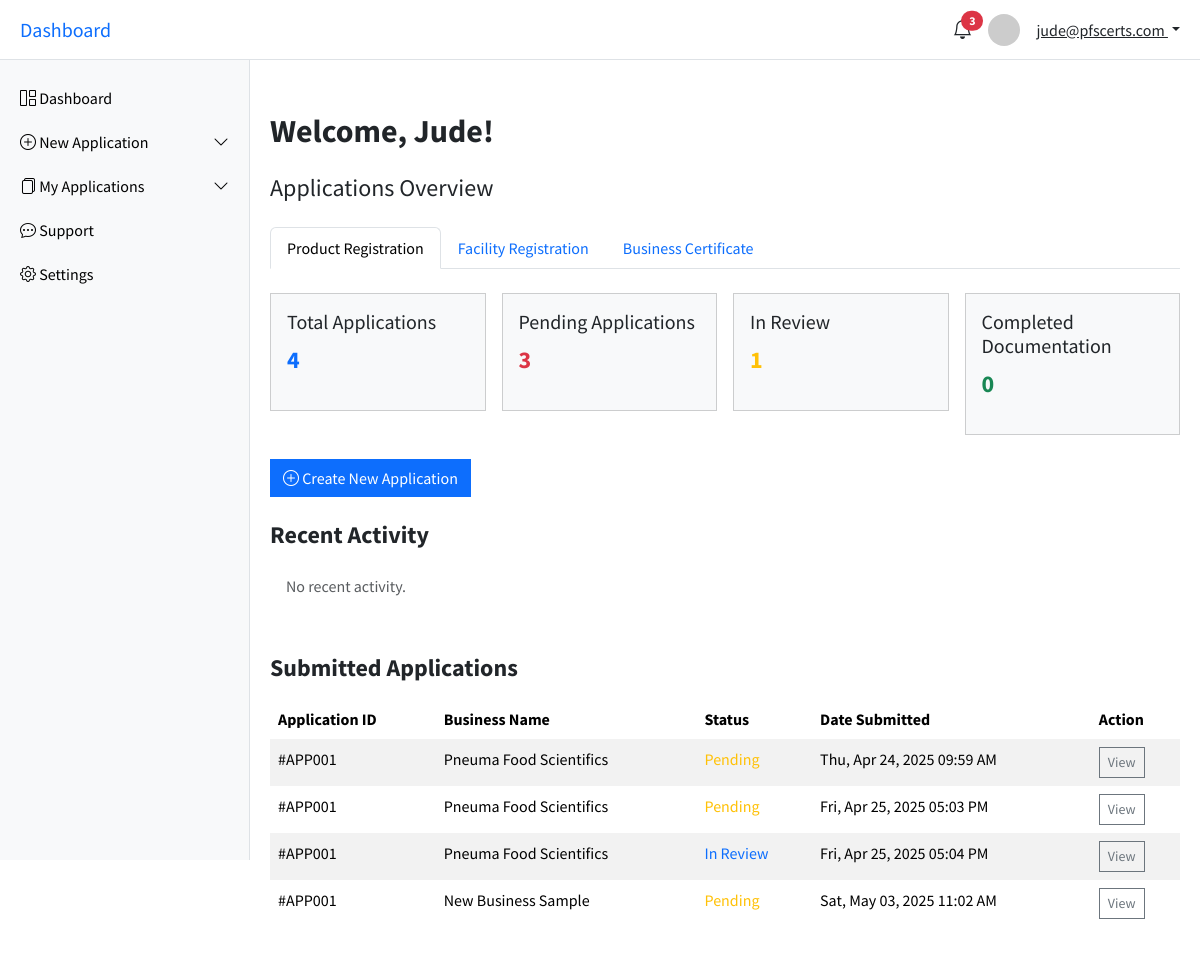
Page /account/dashboard/ (signed in) on the committed database.
### account/models.py (models this page shows, shortened)
class CustomUser(AbstractUser):
    email = models.EmailField(unique=True)
    username = models.CharField(max_length=100)
    first_name = models.CharField(max_length=50)
    USERNAME_FIELD = 'email'
    REQUIRED_FIELDS = ['username']

class FDAApplication(models.Model):
    STATUS_CHOICES = [
        ('pending', 'Pending'),
        ('in_review', 'In Review'),
        ('completed_documentation', 'Completed Documentation'),
    ]
    user = models.ForeignKey(CustomUser, on_delete=models.CASCADE, related_name='fda_applications')
    business_certificate = models.FileField(upload_to='fda/business_certificates/')
    business_name = models.CharField(max_length=255)
    location = models.CharField(max_length=255)
    products = models.TextField()
    logo = models.ImageField(upload_to='fda/logos/', null=True, blank=True)
    lab_results = models.FileField(upload_to='fda/lab_results/', null=True, blank=True)
    product_labels = models.FileField(upload_to='fda/product_labels/', null=True, blank=True)
    food_handler_cert = models.FileField(upload_to='fda/food_handler_certs/', null=True, blank=True)
    process_description = models.TextField(null=True, blank=True)
    voice_note = models.FileField(upload_to='fda/voice_notes/', null=True, blank=True)
    facility_video = models.FileField(upload_to='fda/facility_videos/', null=True, blank=True)
    items_equipment = models.TextField()
    staff_roles = models.TextField()
    application_status = models.CharField(max_length=50, choices=STATUS_CHOICES, default='pending')
    submitted_at = models.DateTimeField(auto_now_add=True)
    updated_at = models.DateTimeField(auto_now=True)

### account/views.py (the view)
# urls.py: path('dashboard/', user_dashboard, name='user-dashboard'),
@login_required
def user_dashboard(request):
    all_fda_applications = FDAApplication.objects.filter(user=request.user)
    product_total_count = all_fda_applications.count()
    product_pending_count = FDAApplication.objects.filter(user=request.user, application_status='pending').count()
    product_in_review_count = FDAApplication.objects.filter(user=request.user, application_status='in_review').count()
    product_completed_count = FDAApplication.objects.filter(user=request.user, application_status='completed_documentation').count()
    all_business_cert_applications = BusinessCertificateApplication.objects.filter(user=request.user)
    business_cert_total_count = all_business_cert_applications.count()
    business_cert_pending_count = BusinessCertificateApplication.objects.filter(user=request.user, application_status='pending').count()
    business_cert_in_review_count = BusinessCertificateApplication.objects.filter(user=request.user, application_status='in_review').count()
    business_cert_completed_count = BusinessCertificateApplication.objects.filter(user=request.user, application_status='completed_documentation').count()
    recent_activities = UserActivity.objects.filter(user=request.user).order_by('-timestamp')[:5]
    context = {
        'all_fda_applications': all_fda_applications,
        'product_total_count': product_total_count,
        'product_pending_count': product_pending_count,
        'product_in_review_count': product_in_review_count,
        'product_completed_count': product_completed_count,
        'business_cert_total_count': business_cert_total_count,
        'business_cert_pending_count': business_cert_pending_count,
        'business_cert_in_review_count': business_cert_in_review_count,
        'business_cert_completed_count': business_cert_completed_count,
        'all_business_cert_applications': all_business_cert_applications,
        'recent_activites': recent_activities,
    }
    return render(request, 'account/user-dashboard.html', context)

### account/templates/account/user-dashboard.html (shortened to what this page needs)
{% extends "account/base.html" %}
{% block content %}
<main class="main-content" id="mainContent">
  <div class="pt-4">
    <h2 class="fw-bold mb-4 mt-2">Welcome, {{ request.user.first_name }}!</h2>
    <h4 class="mb-4">Applications Overview</h4>
        <ul class="nav nav-tabs" id="applicationTabs" role="tablist">
          <li class="nav-item" role="presentation">
            <button class="nav-link active" id="product-tab" data-bs-toggle="tab" data-bs-target="#product" type="button" role="tab">Product Registration</button>
          </li>
          <li class="nav-item" role="presentation">
            <button class="nav-link" id="facility-tab" data-bs-toggle="tab" data-bs-target="#facility" type="button" role="tab">Facility Registration</button>
          </li>
          <li class="nav-item" role="presentation">
            <button class="nav-link" id="business-tab" data-bs-toggle="tab" data-bs-target="#business" type="button" role="tab">Business Certificate</button>
          </li>
        </ul>
        <div class="tab-content mt-4" id="applicationTabsContent">
          <div class="tab-pane fade show active" id="product" role="tabpanel">
            <div class="row g-3 mb-4">
              <div class="col-md-3">
                <a href="application-detail.html?id=3" class="text-decoration-none text-dark">
                  <div class="card p-3 bg-light clickable-card">
                    <h5>Total Applications</h5>
                    <p class="fs-4 fw-bold text-primary">{{ product_total_count|default:"0" }}</p>
                  </div>
                </a>
              </div>
              <div class="col-md-3">
                <a href="#" class="text-decoration-none text-dark">
                  <div class="card p-3 bg-light clickable-card">
                    <h5>Pending Applications</h5>
                    <p class="fs-4 fw-bold text-danger">{{ product_pending_count|default:"0" }}</p>
                  </div>
                </a>
              </div>
              <div class="col-md-3">
                <a href="application-detail.html?id=2" class="text-decoration-none text-dark">
                  <div class="card p-3 bg-light clickable-card">
                    <h5>In Review</h5>
                    <p class="fs-4 fw-bold text-warning">{{ product_in_review_count|default:"0" }}</p>
                  </div>
                </a>
              </div>
              <div class="col-md-3">
                <a href="application-detail.html?id=3" class="text-decoration-none text-dark">
                  <div class="card p-3 bg-light clickable-card">
                    <h5>Completed Documentation</h5>
                    <p class="fs-4 fw-bold text-success">{{ product_completed_count|default:"0" }}</p>
                  </div>
                </a>
              </div>
            </div>
          </div>
        <div>
    <div class="mb-4">
      <button type="button" class="btn btn-primary" data-bs-toggle="modal" data-bs-target="#createApplicationModal">
        <i class="bi bi-plus-circle"></i> Create New Application
      </button>
    </div>
    <div class="mb-5">
      <h4 class="fw-bold mb-3">Recent Activity</h4>
      <ul class="list-group list-group-flush">
        {% for activity in recent_activities %}
          <li class="list-group-item d-flex justify-content-between align-items-start">
            <div>
              <i class="bi
                {% if activity.activity_type == 'submit_product' %}bi-check-circle-fill text-success
                {% elif activity.activity_type == 'login' %}bi-person-fill text-primary
                {% elif activity.activity_type == 'logout' %}bi-box-arrow-right text-warning
                {% elif activity.activity_type == 'profile_update' %}bi-pencil-fill text-info
                {% elif activity.activity_type == 'message_sent' %}bi-chat-dots-fill text-secondary
                {% elif activity.activity_type == 'message_received' %}bi-chat-right-dots-fill text-secondary
                {% elif activity.activity_type == 'submit_facility' %}bi-building-fill text-success
                {% elif activity.activity_type == 'submit_business' %}bi-briefcase-fill text-success
                {% elif activity.activity_type == 'status_changed' %}bi-arrow-repeat text-muted
                {% else %}bi-info-circle
                {% endif %}
              "></i>
              {{ activity.description }}
              <br><small class="text-muted">{{ activity.timestamp|date:"M d, Y H:i" }}</small>
            </div>
          </li>
        {% empty %}
          <li class="list-group-item text-muted">No recent activity.</li>
        {% endfor %}
      </ul>
    </div>
    <div class="mb-5">
      <h4 class="fw-bold mb-3">Submitted Applications</h4>
      <div class="table-responsive">
        {% if all_fda_applications %}
          <table class="table table-striped table-borderless">
            <thead>
              <tr>
                <th>Application ID</th>
                <th>Business Name</th>
                <th>Status</th>
                <th>Date Submitted</th>
                <th>Action</th>
              </tr>
            </thead>
            <tbody>
              {% for fda_application in all_fda_applications %}
              <tr>
                <td>#APP001</td>
                <td>{{ fda_application.business_name }}</td>
                <td>
                  {% if fda_application.application_status == 'pending' %}
                    <span class="text-warning">Pending</span>
                  {% elif fda_application.application_status == 'in_review' %}
                    <span class="text-primary">In Review</span>
                  {% elif fda_application.application_status == 'completed_documentation' %}
                    <span class="text-success">Completed Documentation</span>
                  {% else %}
                    <span class="text-secondary">{{ fda_application.application_status }}</span>
                  {% endif %}
                </td>
                <td>{{ fda_application.submitted_at|date:"D, M d, Y h:i A" }}</td>
                <td><a href="#" class="btn btn-sm btn-outline-secondary">View</a></td>
              </tr>
              {% endfor %}
            </tbody>
          </table>
          {% else %}
          <p class="text-center text-muted">
            No applications submitted yet.
          </p>
        {% endif %}
      </div>
    </div>
  </div>
</main>
{% endblock content %}

### account/templates/account/base.html (shortened to what this page needs)
<!DOCTYPE html>
{% load static %}
<html lang="en">
<head>
  <link href="https://cdn.jsdelivr.net/npm/bootstrap@5.3.3/dist/css/bootstrap.min.css" rel="stylesheet">
  <link href="https://cdn.jsdelivr.net/npm/bootstrap-icons@1.10.5/font/bootstrap-icons.css" rel="stylesheet">
</head>
<body>
<header class="topbar">
  <h5 class="m-0 d-none d-lg-block">
    <a href="{% url 'user-dashboard' %}" class="text-decoration-none">Dashboard</a>
  </h5>
  <div class="d-flex align-items-center gap-3 ms-auto">
    <div class="dropdown">
      <a href="#" class="text-dark position-relative" id="notifDropdown" data-bs-toggle="dropdown" aria-expanded="false">
        <i class="bi bi-bell fs-5"></i>
        <span class="position-absolute top-0 start-100 translate-middle badge rounded-pill bg-danger">3</span>
      </a>
    </div>
    <img src="https://via.placeholder.com/32" class="profile-img" alt="User Image">
    <div class="dropdown">
      <a class="dropdown-toggle text-dark" href="#" id="userDropdown" data-bs-toggle="dropdown" aria-expanded="false">
        {{ request.user.email }}
      </a>
    </div>
  </div>
</header>
<nav class="sidebar" id="sidebar">
  <a href="{% url 'user-dashboard' %}"><i class="bi bi-grid-1x2"></i> Dashboard</a>
  <a data-bs-toggle="collapse" href="#newAppMenu" role="button" aria-expanded="false" aria-controls="newAppMenu">
    <i class="bi bi-plus-circle"></i> New Application
    <i class="bi bi-chevron-down float-end"></i>
  </a>
  <a data-bs-toggle="collapse" href="#myAppsMenu" role="button" aria-expanded="false" aria-controls="myAppsMenu">
    <i class="bi bi-files"></i> My Applications
    <i class="bi bi-chevron-down float-end"></i>
  </a>
  <a href="#"><i class="bi bi-chat-dots"></i> Support</a>
  <a href="#"><i class="bi bi-gear"></i> Settings</a>
</nav>
{% block content %}{% endblock content %}
</body>
</html>

### account/templates/account/base.html (style rules this page uses)
body { font-family: 'Source Sans Pro', sans-serif; }
.sidebar { position: fixed; top: 60px; left: 0; height: 100vh; width: 250px; background: #f8f9fa; border-right: 1px solid #dee2e6; padding-top: 1rem; transition: transform 0.3s ease; }
.sidebar a { padding: 10px 20px; display: block; color: #000; text-decoration: none; }
.main-content { margin-left: 250px; padding: 80px 20px 20px; transition: margin-left 0.3s; }
.topbar { position: fixed; top: 0; left: 0; right: 0; height: 60px; background-color: #fff; border-bottom: 1px solid #dee2e6; display: flex; align-items: center; justify-content: space-between; padding: 0 20px; z-index: 1030; }
.btn, .card { border-radius: 0 !important; box-shadow: none !important; transition: background-color 0.3s, color 0.3s; }
.profile-img { width: 32px; height: 32px; object-fit: cover; border-radius: 50%; }
.clickable-card { cursor: pointer; }

### rows in the picture
CustomUser: user.email "jude@pfscerts.com", user.first_name "Jude"
FDAApplication: business_name "Pneuma Food Scientifics", application_status "Pending", submitted_at "Thu, Apr 24, 2025 09:59 AM"
FDAApplication: business_name "Pneuma Food Scientifics", application_status "Pending", submitted_at "Fri, Apr 25, 2025 05:03 PM"
FDAApplication: business_name "Pneuma Food Scientifics", application_status "In Review", submitted_at "Fri, Apr 25, 2025 05:04 PM"
FDAApplication: business_name "New Business Sample", application_status "Pending", submitted_at "Sat, May 03, 2025 11:02 AM"

### other values in the picture
{{ product_total_count|default:"0" }} "4"
{{ product_pending_count|default:"0" }} "3"
{{ product_in_review_count|default:"0" }} "1"
{{ product_completed_count|default:"0" }} "0"
